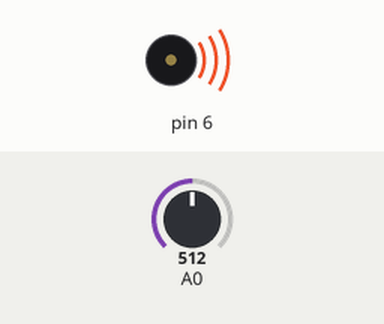
Bench run of a sketch on a simulated Arduino Uno, built with avr-gcc and run on an emulated ATmega328P. On the bench: buzzer (waves = sounding). Inputs (shaded band) come from the test bench; at power-on: A0 = 512. What the sketch prints to the serial monitor is not drawn.

Above: at 0.1 s.
Timing chart, 0 to 1.6 s (numbered marks = the images above):
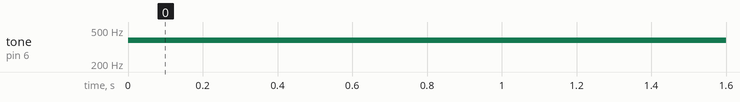

The sketch:

Bolum12LDRTone.ino
```cpp
/*
Kod : Arduino.cc
 http://www.arduino.cc/en/Tutorial/Tone2

 */


void setup() {
  // initialize serial communications (for debugging only):
  Serial.begin(9600);
}

void loop() {

  int sensorReading = analogRead(A0);

  Serial.println(sensorReading);

  int thisPitch = map(sensorReading, 400, 1000, 120, 1500);

  tone(6, thisPitch, 10);
  delay(1);
}
```

Measured:
- by itself, tone on pin 6: silent → 377 Hz at 0.00 s
